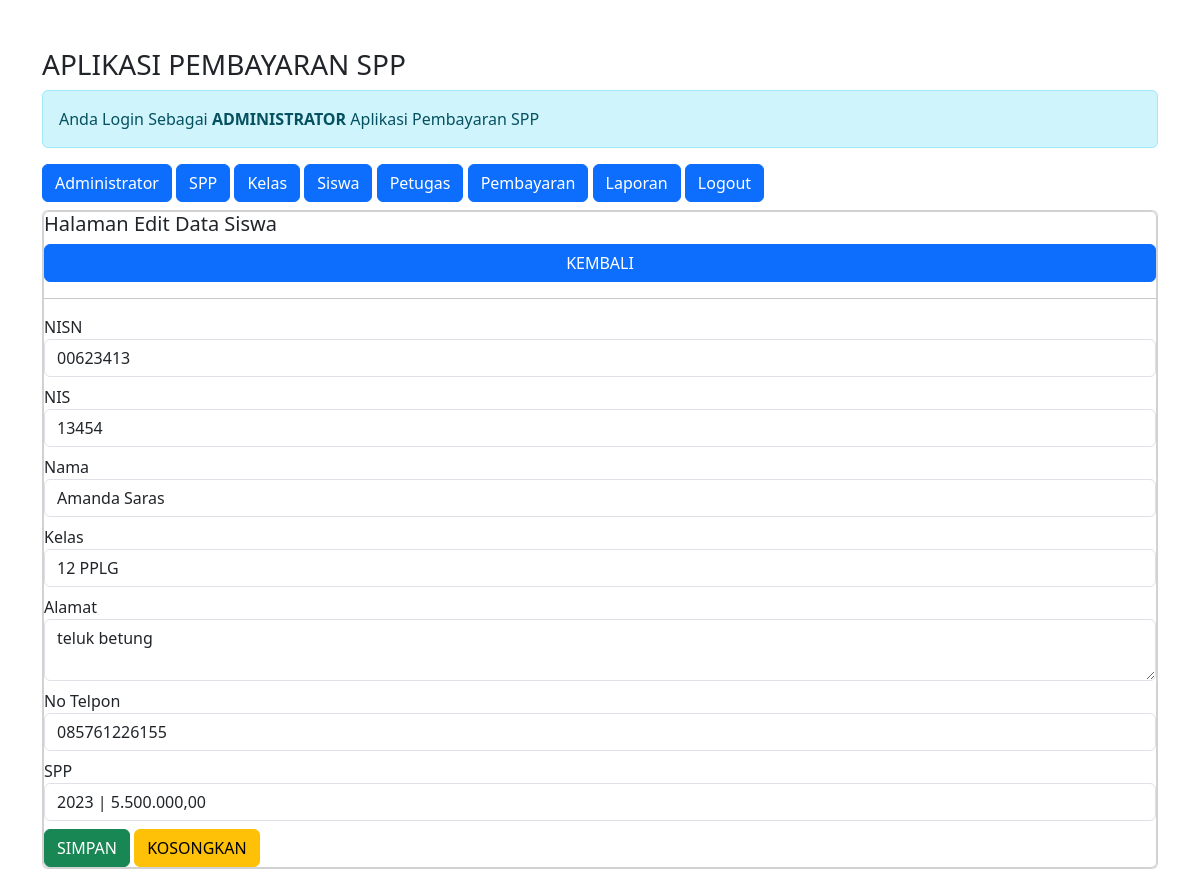
The page /pembayaran_ukk/admin/admin.php?url=edit-siswa&nisn=00623413 (signed in) on the database its author committed.
### tables this page shows
CREATE TABLE `siswa` (
  `nisn` char(10) NOT NULL,
  `nis` char(8) NOT NULL,
  `nama` varchar(50) NOT NULL,
  `id_kelas` int(11) NOT NULL,
  `alamat` text NOT NULL,
  `no_telp` varchar(13) NOT NULL,
  `id_spp` int(11) NOT NULL
);

CREATE TABLE `kelas` (
  `id_kelas` int(11) NOT NULL,
  `nama_kelas` varchar(10) NOT NULL,
  `kopetensi_keahlian` varchar(50) NOT NULL
);

CREATE TABLE `spp` (
  `id_spp` int(11) NOT NULL,
  `tahun` int(11) NOT NULL,
  `nominal` int(11) NOT NULL
);

### pembayaran_ukk/admin/edit-siswa.php (the view, shortened to what this page needs)
<?php
$nisn = $_GET['nisn'];
include'../koneksi.php';
$sql = "SELECT*FROM siswa,spp,kelas WHERE siswa.id_kelas=kelas.id_kelas AND siswa.id_spp=spp.id_spp AND nisn='$nisn'";
$query = mysqli_query($koneksi, $sql);
$data = mysqli_fetch_array($query);
?>
<h5>Halaman Edit Data Siswa</h5>
<a href="?url=siswa" class="btn btn-primary">KEMBALI</a>
<hr>
<form method="post" action="?url=proses-edit-siswa&nisn=<?= $nisn; ?>">
	<div class="form-group mb-2">
		<label>NISN</label>
		<input value="<?= $data['nisn'] ?>" readonly type="number" name="nisn" class="form-control" required>
	</div>
	<div class="form-group mb-2">
		<label>NIS</label>
		<input value="<?= $data['nis'] ?>" type="number" name="nis" class="form-control" required>
	</div>
	<div class="form-group mb-2">
		<label>Nama</label>
		<input value="<?= $data['nama'] ?>" type="text" name="nama" class="form-control" required>
	</div>
	<div class="form-group mb-2">
		<label>Kelas</label>
		<select name="id_kelas" class="form-control" required>
			<option value="<?= $data['id_kelas'] ?>"> <?= $data['nama_kelas'] ?> </option>
		</select>
	</div>
	<div class="form-group mb-2">
		<label>Alamat</label>
		<textarea name="alamat" class="form-control" required><?= $data['alamat'] ?></textarea>
	</div>
	<div class="form-group mb-2">
		<label>No Telpon</label>
		<input value="<?= $data['no_telp'] ?>" type="number" name="no_telp" class="form-control" required>
	</div>
	<div class="form-group mb-2">
		<label>SPP</label>
		<select name="id_spp" class="form-control" required>
			<option value="<?= $data['id_spp'] ?>"> <?= $data['tahun']; ?> | <?=number_format($data['nominal'],2,',','.'); ?> </option>
		</select>
	</div>
	<div class="form-group">
		<button type="submit" class="btn btn-success"> SIMPAN </button>
		<button type="reset" class="btn btn-warning"> KOSONGKAN </button>
	</div>
</form>

### rows shown on the page
siswa: nisn "00623413", nis "13454", nama "Amanda Saras", id_kelas "12 PPLG", alamat "teluk betung", no_telp "085761226155", id_spp "2023 | 5.500.000,00"
